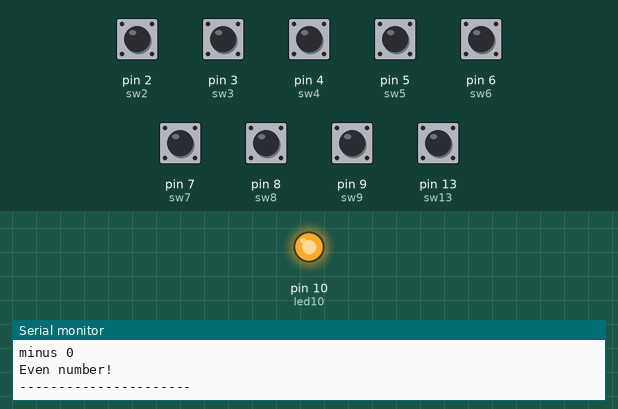
Bench run of a sketch on a simulated Arduino Uno, built with avr-gcc and run on an emulated ATmega328P. Shown: output pins drawn as LEDs (lit = HIGH), the last lines printed to the serial monitor. The test bench sets the inputs (shaded band); at power-on: pin 2 (sw2), pin 3 (sw3), pin 4 (sw4), pin 5 (sw5), pin 6 (sw6), pin 7 (sw7), pin 8 (sw8), pin 9 (sw9) HIGH, pin 13 (sw13) LOW.

Above: at 5.8 s.
5.9 s: pin 5 (sw5) pulled LOW for 2.9 s
At 8.1 s:
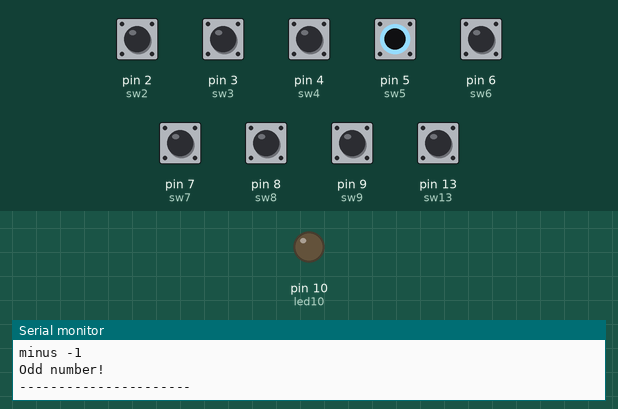
15.9 s: pin 9 (sw9) pulled LOW for 2.9 s
At 21.1 s:
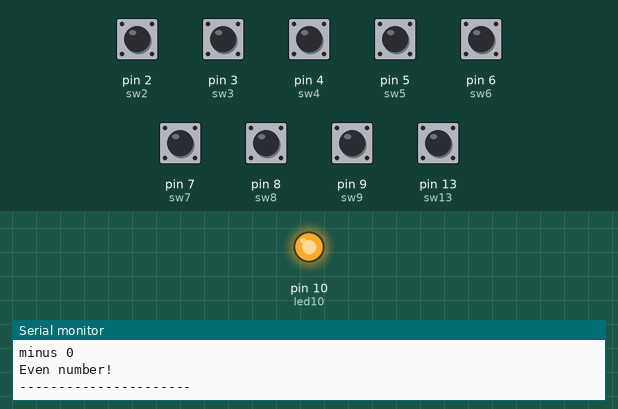
Timing chart, 0 to 22.6 s (numbered marks = the images above; inputs shaded):
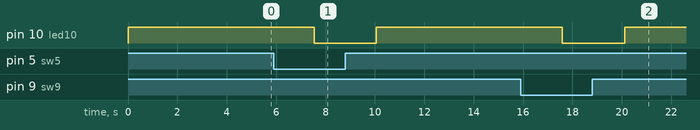

Measured:
- after the input at 5.9 s, pin 10 (led10): HIGH → LOW after 1.6 s, → HIGH 2.5 s later
- after the input at 15.9 s, pin 10 (led10): HIGH → LOW after 1.7 s, → HIGH 2.5 s later

The sketch:

5ex2.ino
```cpp
int sw2 = 2;
int sw3 = 3;
int sw4 = 4;
int sw5 = 5;
int sw6 = 6;
int sw7 = 7;
int sw8 = 8;
int sw9 = 9;

int B2D_1;
int B2D_2;
int sw13 = 13;
int led10 = 10;

void setup() {
  Serial.begin(115200);
  pinMode(sw2,INPUT);
  pinMode(sw3,INPUT);
  pinMode(sw4,INPUT);
  pinMode(sw5,INPUT);
  pinMode(sw6,INPUT);
  pinMode(sw7,INPUT);
  pinMode(sw8,INPUT);
  pinMode(sw9,INPUT);
  pinMode(sw13,INPUT);
  pinMode(led10,OUTPUT);


}

void loop() {
  int Switch1_1 = digitalRead(sw2);
  int Switch2_1 = digitalRead(sw3);
  int Switch3_1 = digitalRead(sw4);
  int Switch4_1 = digitalRead(sw5);

  int Switch1_2 = digitalRead(sw6);
  int Switch2_2 = digitalRead(sw7);
  int Switch3_2 = digitalRead(sw8);
  int Switch4_2 = digitalRead(sw9);

  int Switch13 = digitalRead(sw13);

  B2D_1 = ((Switch1_1 *8)+(Switch2_1 * 4)+(Switch3_1 * 2)+(Switch4_1 * 1));
  B2D_2 = ((Switch1_2 *8)+(Switch2_2 * 4)+(Switch3_2 * 2)+(Switch4_2 * 1));


  Serial.print("sw 1_1 = "); Serial.println(Switch1_1);
  Serial.print("sw 2_1 = "); Serial.println(Switch2_1);
  Serial.print("sw 3_1 = "); Serial.println(Switch3_1);
  Serial.print("sw 4_1 = "); Serial.println(Switch4_1);
  Serial.print("B2D = "); Serial.println(B2D_1);
  Serial.println("----------------------");


  Serial.print("sw 1_2 = "); Serial.println(Switch1_2);
  Serial.print("sw 2_2 = "); Serial.println(Switch2_2);
  Serial.print("sw 3_2 = "); Serial.println(Switch3_2);
  Serial.print("sw 4_2 = "); Serial.println(Switch4_2);
  Serial.print("B2D = "); Serial.println(B2D_2);
  Serial.println("----------------------");


  if (Switch13 == 1){
    int plus = B2D_1 + B2D_2;
    Serial.print("plus "); Serial.println(plus);
    if (plus % 2 == 0){
      digitalWrite(led10,HIGH);
      Serial.println("Even number!");}
    else {
      digitalWrite(led10,LOW);
      Serial.println("Odd number!");}
  }
  else if (Switch13 == 0){
    int minus = B2D_1 - B2D_2;
    Serial.print("minus "); Serial.println(minus);
    if (minus % 2 == 0){
      digitalWrite(led10,HIGH);
      Serial.println("Even number!");}
    else {
      digitalWrite(led10,LOW);
      Serial.println("Odd number!");}}
   Serial.println("----------------------");
  delay(2500);
}
```
